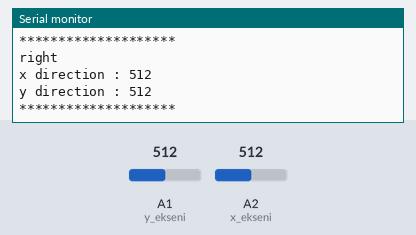
This sketch was run on a simulated Arduino Uno, built with avr-gcc and run on an emulated ATmega328P. Shown: the last lines printed to the serial monitor. Inputs (shaded band) come from the test bench; at power-on: A1 (y_ekseni) = 512, A2 (x_ekseni) = 512. No radio packets arrive unless stated.

Above: at 1.4 s.
1.5 s: A1 (y_ekseni) set to 530
At 1.93 s:
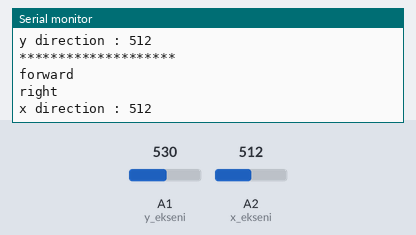
3.9 s: A2 (x_ekseni) set to 489
At 4.05 s:
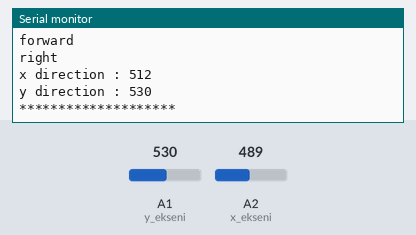
6.3 s: A1 (y_ekseni) set to 470
At 6.47 s:
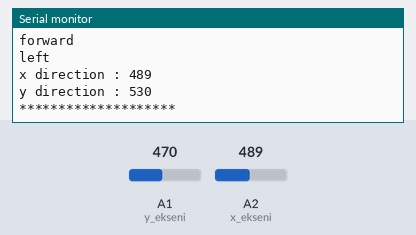
8.7 s: A2 (x_ekseni) set to 470
At 8.89 s:
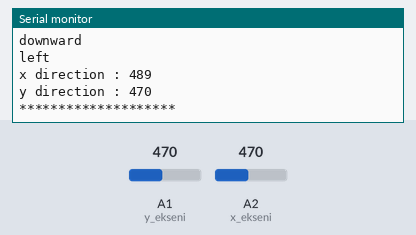
Timing chart, 0 to 11.2 s (numbered marks = the images above; inputs shaded):
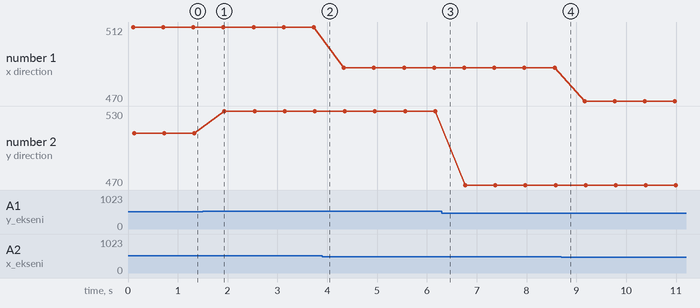

Measured:
- after the input at 1.5 s, the serial monitor: prints a new line after 0.31 s (image 1)
- plotted number 1: 512 → 489 after the input at 3.9 s
- plotted number 2: 512 → 530 after the input at 1.5 s, 530 → 470 after the input at 6.3 s

The sketch:

Transmitter.ino
```cpp
#include  <SPI.h>
#include "nRF24L01.h"
#include "RF24.h"


RF24 verici(9,10);
int  mesaj[1];

const int kanal = 111;


int x_ekseni = A2;
int y_ekseni = A1 ;

int x_position;
int y_position;


void setup() {

  Serial.begin(9600);

  verici.begin();
  verici.openWritingPipe(kanal);
}


void loop() {
x_position=analogRead(x_ekseni);
y_position=analogRead(y_ekseni);

    if( (499 == x_position) && (494 == y_position)){
   mesaj[0]= 5 ;
    verici.write(&mesaj, sizeof(mesaj));      //stop
    Serial.println("stop");
  }

if (520 < y_position){            //forward
  mesaj[0]= 8;
  verici.write(&mesaj, sizeof(mesaj));
  Serial.println("forward");
  }

  if ((y_position < 480)){            //downward
  mesaj[0]= 2;
  verici.write(&mesaj, sizeof(mesaj));
  Serial.println("downward");
  }

  if (x_position >499){
  mesaj[0]= 6;
  verici.write(&mesaj, sizeof(mesaj));
  Serial.println("right");
  }

  if (x_position <499){
  mesaj[0]= 4;
  verici.write(&mesaj, sizeof(mesaj));
  Serial.println("left");
  }


  delay(100);
  Serial.print("x direction : ");
  Serial.println(x_position);
  Serial.print("y direction : ");
  Serial.println(y_position);
  Serial.println("********************");
  delay(500);
}
```
